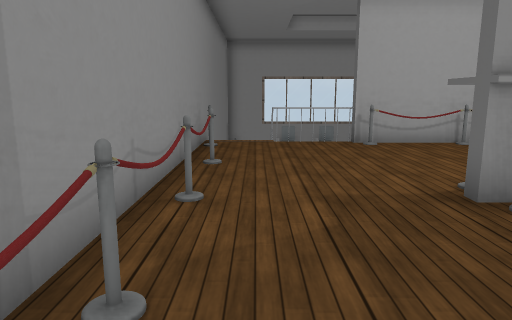
View 1 (above)

16 first-person views from a walk through a 3-D level made in the Unity game engine. The camera is 1.3 m above the floor, tilts 10° down and sees 70° across. The floor is counted in squares, 1 m on a side. Each view is taken from the middle of a square. On the plan, view 1 faces up. The plan holds only what a view shows up to about 15 squares ahead; the rest is blank. The player is left out. Some surface patterns are stand-ins.

View 2
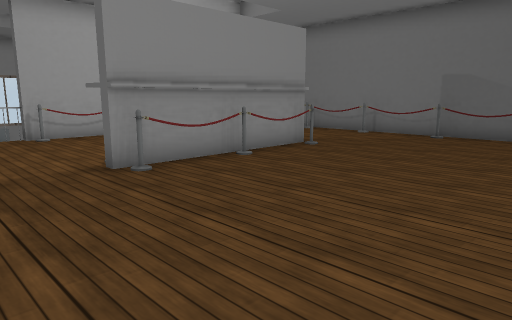

View 3
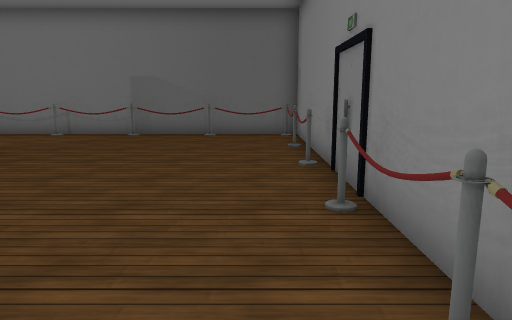

View 4
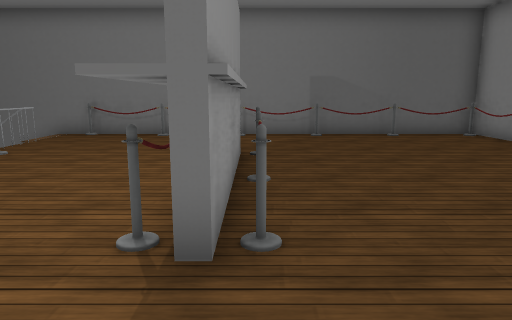

View 5
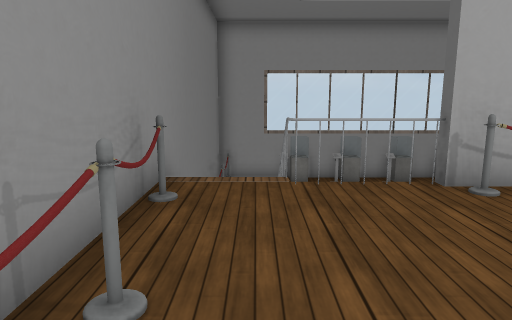

View 6
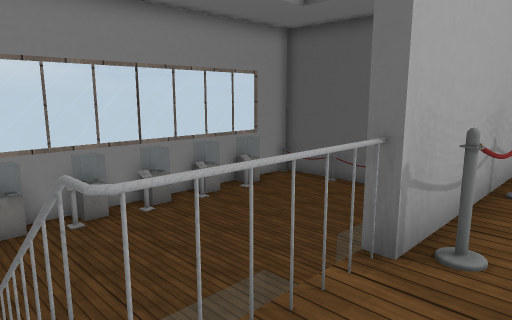

View 7
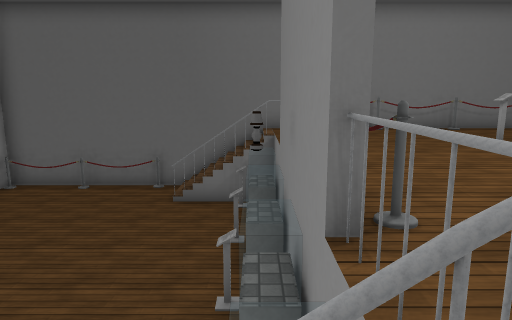

View 8
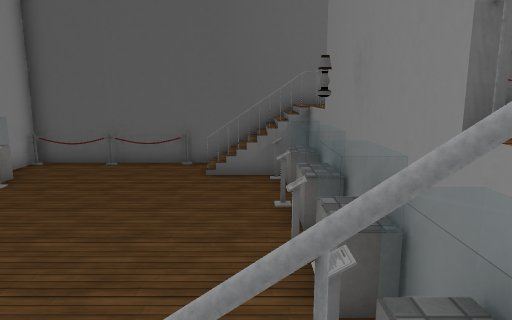

View 9
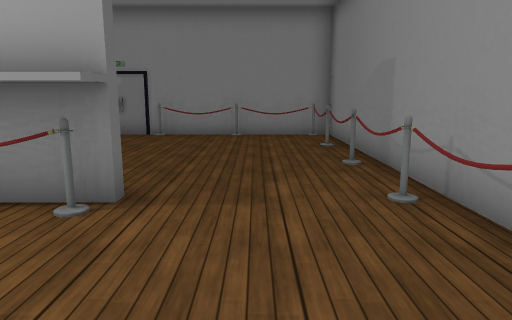

View 10
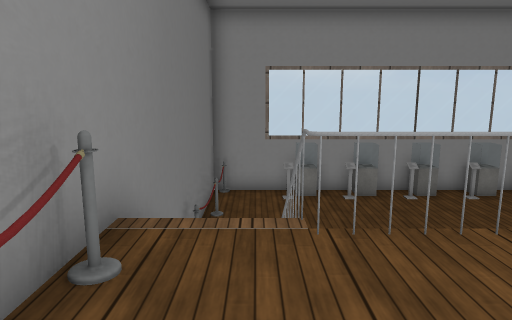

View 11
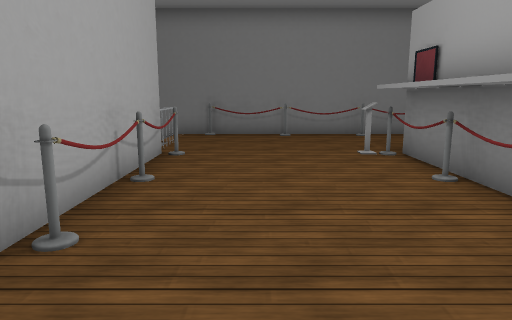

View 12
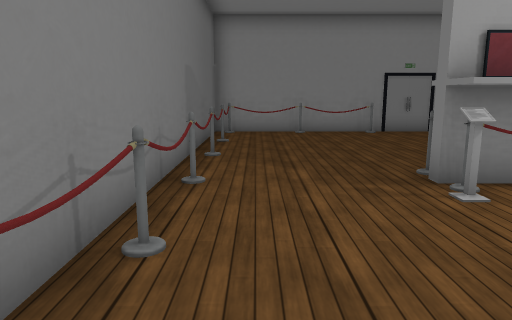

View 13
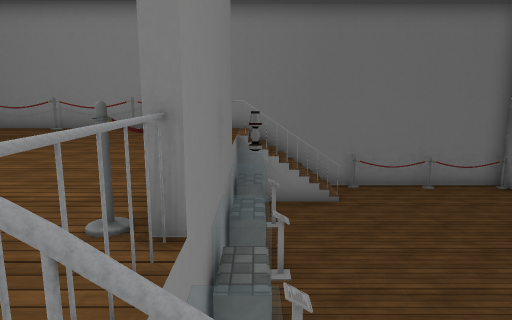

View 14
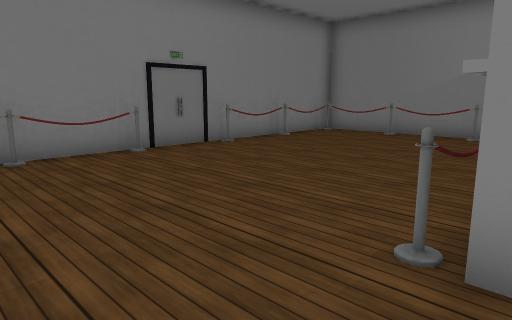

View 15
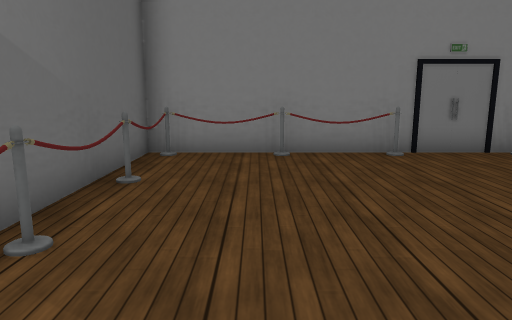

View 16
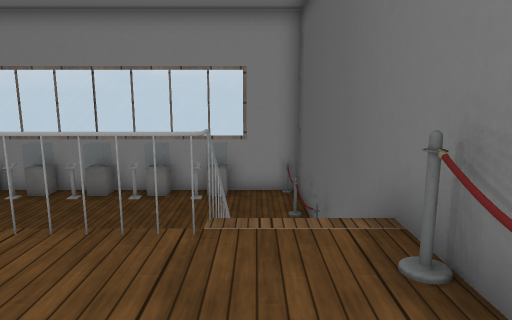

### Floor plan
Key: @ floor where view 1 was taken; # wall or solid block; . main floor; - floor 2 m lower than the main floor; / step, stairs or slope; = window, fence, low wall or low ledge; B barrier; R railing; P pedestal; O other object.
Columns run from 2 left of view 1 to 13 right of it. Each row starts with its distance up from view 1.
 20 ################
 19 #O-P=P=P=P=P=-O#
 18 #O------------O#
 17 #O------------O#
 16 #O------------O#
 15 #O------------O#
 14 #O------------O#
 13 #//----------//#
 12 #//----------//#
 11 #//==P=P==P=P//#
 10 #B.RR######RR.B#
  9 #O............O#
  8 #O............O#
  7 #O............O#
  6 #O............O#
  5 #O...#####P...O#
  4 #O...###O##...O#
  3 #O............O#
  2 #O............O#
  1 #O............O#
  0 #O@...........O#
 -1 #O............O#
 -2 #O............O#
 -3 ##OOOOO#.OOOOO##
 -4 ################

Where each view was taken, in squares from view 1:
view 1: 0 up, 0 right, facing up
view 2: 2 down, 0 right, facing up-right
view 3: 2 down, 0 right, facing right
view 4: 4 up, 0 right, facing right
view 5: 5 up, 0 right, facing up
view 6: 9 up, 0 right, facing up-right
view 7: 11 up, 0 right, facing right
view 8: 12 up, 0 right, facing right
view 9: 9 up, 1 right, facing down
view 10: 7 up, 0 right, facing up
view 11: 8 up, 0 right, facing right
view 12: 10 up, 11 right, facing down
view 13: 11 up, 11 right, facing left
view 14: 5 up, 11 right, facing down-left
view 15: 5 up, 10 right, facing down
view 16: 7 up, 11 right, facing up
